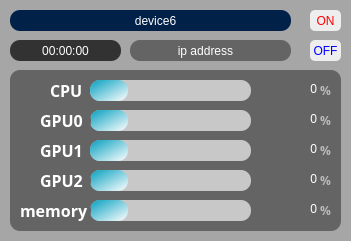
   <widget class="QFrame" name="frame_26">
    <property name="geometry">
     <rect>
      <x>780</x>
      <y>280</y>
      <width>351</width>
      <height>241</height>
     </rect>
    </property>
    <property name="layoutDirection">
     <enum>Qt::LayoutDirection::LeftToRight</enum>
    </property>
    <property name="styleSheet">
     <string notr="true">background-color:rgb(166, 166, 166);
border-style:solid;
border-radius: 5px;</string>
    </property>
    <property name="frameShape">
     <enum>QFrame::Shape::StyledPanel</enum>
    </property>
    <property name="frameShadow">
     <enum>QFrame::Shadow::Raised</enum>
    </property>
    <widget class="QFrame" name="frame_27">
     <property name="geometry">
      <rect>
       <x>10</x>
       <y>70</y>
       <width>331</width>
       <height>161</height>
      </rect>
     </property>
     <property name="styleSheet">
      <string notr="true">background-color:rgb(100, 100, 100);
border-style:solid;
border-radius: 10px;</string>
     </property>
     <property name="frameShape">
      <enum>QFrame::Shape::StyledPanel</enum>
     </property>
     <property name="frameShadow">
      <enum>QFrame::Shadow::Raised</enum>
     </property>
     <widget class="QLabel" name="cpu_name_66">
      <property name="geometry">
       <rect>
        <x>40</x>
        <y>10</y>
        <width>41</width>
        <height>21</height>
       </rect>
      </property>
      <property name="font">
       <font>
        <family>맑은 고딕</family>
        <pointsize>12</pointsize>
        <italic>false</italic>
        <bold>true</bold>
       </font>
      </property>
      <property name="styleSheet">
       <string notr="true">font: 700 12pt &quot;맑은 고딕&quot;;
color: rgb(255, 255, 255)</string>
      </property>
      <property name="text">
       <string>CPU</string>
      </property>
     </widget>
     <widget class="QLabel" name="cpu_usage_6">
      <property name="geometry">
       <rect>
        <x>256</x>
        <y>0</y>
        <width>51</width>
        <height>38</height>
       </rect>
      </property>
      <property name="layoutDirection">
       <enum>Qt::LayoutDirection::RightToLeft</enum>
      </property>
      <property name="styleSheet">
       <string notr="true">font: 700 18pt &quot;맑은 고딕&quot;;
color: rgb(255, 255, 255);</string>
      </property>
      <property name="text">
       <string>0</string>
      </property>
      <property name="alignment">
       <set>Qt::AlignmentFlag::AlignRight|Qt::AlignmentFlag::AlignTrailing|Qt::AlignmentFlag::AlignVCenter</set>
      </property>
     </widget>
     <widget class="QProgressBar" name="cpu_progressBar_6">
      <property name="geometry">
       <rect>
        <x>80</x>
        <y>10</y>
        <width>161</width>
        <height>21</height>
       </rect>
      </property>
      <property name="styleSheet">
       <string notr="true">QProgressBar{
	background-color : rgb(200, 200, 200);
	border-style:solid;
	border-radius: 10px;
	text-align: center;
}

QProgressBar::chunk{
	border-radius:10px;	
	
	background-color: qlineargradient(spread:pad, x1:0, y1:0, x2:1, y2:1, stop:0 rgba(6, 160, 191, 255), stop:1 rgba(255, 255, 255, 255));
		
}</string>
      </property>
      <property name="value">
       <number>24</number>
      </property>
      <property name="textVisible">
       <bool>false</bool>
      </property>
     </widget>
     <widget class="QLabel" name="cpu_name_67">
      <property name="geometry">
       <rect>
        <x>310</x>
        <y>10</y>
        <width>21</width>
        <height>21</height>
       </rect>
      </property>
      <property name="font">
       <font>
        <family>맑은 고딕</family>
        <pointsize>9</pointsize>
        <italic>false</italic>
        <bold>true</bold>
       </font>
      </property>
      <property name="styleSheet">
       <string notr="true">font: 700 9pt &quot;맑은 고딕&quot;;
color: rgb(186, 186, 186);</string>
      </property>
      <property name="text">
       <string>%</string>
      </property>
     </widget>
     <widget class="QProgressBar" name="gpu0_progressBar_6">
      <property name="geometry">
       <rect>
        <x>80</x>
        <y>40</y>
        <width>161</width>
        <height>21</height>
       </rect>
      </property>
      <property name="styleSheet">
       <string notr="true">QProgressBar{
	background-color : rgb(200, 200, 200);
	border-style:solid;
	border-radius: 10px;
	text-align: center;
}

QProgressBar::chunk{
	border-radius:10px;	
	
	background-color: qlineargradient(spread:pad, x1:0, y1:0, x2:1, y2:1, stop:0 rgba(6, 160, 191, 255), stop:1 rgba(255, 255, 255, 255));
		
}</string>
      </property>
      <property name="value">
       <number>24</number>
      </property>
      <property name="textVisible">
       <bool>false</bool>
      </property>
     </widget>
     <widget class="QLabel" name="gpu0_usage_6">
      <property name="geometry">
       <rect>
        <x>256</x>
        <y>30</y>
        <width>51</width>
        <height>38</height>
       </rect>
      </property>
      <property name="layoutDirection">
       <enum>Qt::LayoutDirection::RightToLeft</enum>
      </property>
      <property name="styleSheet">
       <string notr="true">font: 700 18pt &quot;맑은 고딕&quot;;
color: rgb(255, 255, 255);</string>
      </property>
      <property name="text">
       <string>0</string>
      </property>
      <property name="alignment">
       <set>Qt::AlignmentFlag::AlignRight|Qt::AlignmentFlag::AlignTrailing|Qt::AlignmentFlag::AlignVCenter</set>
      </property>
     </widget>
     <widget class="QLabel" name="cpu_name_68">
      <property name="geometry">
       <rect>
        <x>310</x>
        <y>40</y>
        <width>21</width>
        <height>21</height>
       </rect>
      </property>
      <property name="font">
       <font>
        <family>맑은 고딕</family>
        <pointsize>9</pointsize>
        <italic>false</italic>
        <bold>true</bold>
       </font>
      </property>
      <property name="styleSheet">
       <string notr="true">font: 700 9pt &quot;맑은 고딕&quot;;
color: rgb(186, 186, 186);</string>
      </property>
      <property name="text">
       <string>%</string>
      </property>
     </widget>
     <widget class="QLabel" name="cpu_name_69">
      <property name="geometry">
       <rect>
        <x>30</x>
        <y>40</y>
        <width>51</width>
        <height>21</height>
       </rect>
      </property>
      <property name="font">
       <font>
        <family>맑은 고딕</family>
        <pointsize>12</pointsize>
        <italic>false</italic>
        <bold>true</bold>
       </font>
      </property>
      <property name="styleSheet">
       <string notr="true">font: 700 12pt &quot;맑은 고딕&quot;;
color: rgb(255, 255, 255)</string>
      </property>
      <property name="text">
       <string>GPU0</string>
      </property>
     </widget>
     <widget class="QProgressBar" name="gpu1_progressBar_6">
      <property name="geometry">
       <rect>
        <x>80</x>
        <y>70</y>
        <width>161</width>
        <height>21</height>
       </rect>
      </property>
      <property name="styleSheet">
       <string notr="true">QProgressBar{
	background-color : rgb(200, 200, 200);
	border-style:solid;
	border-radius: 10px;
	text-align: center;
}

QProgressBar::chunk{
	border-radius:10px;	
	
	background-color: qlineargradient(spread:pad, x1:0, y1:0, x2:1, y2:1, stop:0 rgba(6, 160, 191, 255), stop:1 rgba(255, 255, 255, 255));
		
}</string>
      </property>
      <property name="value">
       <number>24</number>
      </property>
      <property name="textVisible">
       <bool>false</bool>
      </property>
     </widget>
     <widget class="QLabel" name="gpu1_usage_6">
      <property name="geometry">
       <rect>
        <x>256</x>
        <y>60</y>
        <width>51</width>
        <height>38</height>
       </rect>
      </property>
      <property name="layoutDirection">
       <enum>Qt::LayoutDirection::RightToLeft</enum>
      </property>
      <property name="styleSheet">
       <string notr="true">font: 700 18pt &quot;맑은 고딕&quot;;
color: rgb(255, 255, 255);</string>
      </property>
      <property name="text">
       <string>0</string>
      </property>
      <property name="alignment">
       <set>Qt::AlignmentFlag::AlignRight|Qt::AlignmentFlag::AlignTrailing|Qt::AlignmentFlag::AlignVCenter</set>
      </property>
     </widget>
     <widget class="QLabel" name="cpu_name_70">
      <property name="geometry">
       <rect>
        <x>310</x>
        <y>70</y>
        <width>21</width>
        <height>21</height>
       </rect>
      </property>
      <property name="font">
       <font>
        <family>맑은 고딕</family>
        <pointsize>9</pointsize>
        <italic>false</italic>
        <bold>true</bold>
       </font>
      </property>
      <property name="styleSheet">
       <string notr="true">font: 700 9pt &quot;맑은 고딕&quot;;
color: rgb(186, 186, 186);</string>
      </property>
      <property name="text">
       <string>%</string>
      </property>
     </widget>
     <widget class="QLabel" name="cpu_name_71">
      <property name="geometry">
       <rect>
        <x>30</x>
        <y>70</y>
        <width>41</width>
        <height>21</height>
       </rect>
      </property>
      <property name="font">
       <font>
        <family>맑은 고딕</family>
        <pointsize>12</pointsize>
        <italic>false</italic>
        <bold>true</bold>
       </font>
      </property>
      <property name="styleSheet">
       <string notr="true">font: 700 12pt &quot;맑은 고딕&quot;;
color: rgb(255, 255, 255)</string>
      </property>
      <property name="text">
       <string>GPU1</string>
      </property>
     </widget>
     <widget class="QProgressBar" name="gpu2_progressBar_6">
      <property name="geometry">
       <rect>
        <x>80</x>
        <y>100</y>
        <width>161</width>
        <height>21</height>
       </rect>
      </property>
      <property name="styleSheet">
       <string notr="true">QProgressBar{
	background-color : rgb(200, 200, 200);
	border-style:solid;
	border-radius: 10px;
	text-align: center;
}

QProgressBar::chunk{
	border-radius:10px;	
	
	background-color: qlineargradient(spread:pad, x1:0, y1:0, x2:1, y2:1, stop:0 rgba(6, 160, 191, 255), stop:1 rgba(255, 255, 255, 255));
		
}</string>
      </property>
      <property name="value">
       <number>24</number>
      </property>
      <property name="textVisible">
       <bool>false</bool>
      </property>
     </widget>
     <widget class="QLabel" name="gpu2_usage_6">
      <property name="geometry">
       <rect>
        <x>256</x>
        <y>90</y>
        <width>51</width>
        <height>38</height>
       </rect>
      </property>
      <property name="layoutDirection">
       <enum>Qt::LayoutDirection::RightToLeft</enum>
      </property>
      <property name="styleSheet">
       <string notr="true">font: 700 18pt &quot;맑은 고딕&quot;;
color: rgb(255, 255, 255);</string>
      </property>
      <property name="text">
       <string>0</string>
      </property>
      <property name="alignment">
       <set>Qt::AlignmentFlag::AlignRight|Qt::AlignmentFlag::AlignTrailing|Qt::AlignmentFlag::AlignVCenter</set>
      </property>
     </widget>
     <widget class="QLabel" name="cpu_name_72">
      <property name="geometry">
       <rect>
        <x>310</x>
        <y>100</y>
        <width>21</width>
        <height>21</height>
       </rect>
      </property>
      <property name="font">
       <font>
        <family>맑은 고딕</family>
        <pointsize>9</pointsize>
        <italic>false</italic>
        <bold>true</bold>
       </font>
      </property>
      <property name="styleSheet">
       <string notr="true">font: 700 9pt &quot;맑은 고딕&quot;;
color: rgb(186, 186, 186);</string>
      </property>
      <property name="text">
       <string>%</string>
      </property>
     </widget>
     <widget class="QLabel" name="cpu_name_73">
      <property name="geometry">
       <rect>
        <x>30</x>
        <y>100</y>
        <width>51</width>
        <height>21</height>
       </rect>
      </property>
      <property name="font">
       <font>
        <family>맑은 고딕</family>
        <pointsize>12</pointsize>
        <italic>false</italic>
        <bold>true</bold>
       </font>
      </property>
      <property name="styleSheet">
       <string notr="true">font: 700 12pt &quot;맑은 고딕&quot;;
color: rgb(255, 255, 255)</string>
      </property>
      <property name="text">
       <string>GPU2</string>
      </property>
     </widget>
     <widget class="QProgressBar" name="memory_progressBar_6">
      <property name="geometry">
       <rect>
        <x>80</x>
        <y>130</y>
        <width>161</width>
        <height>21</height>
       </rect>
      </property>
      <property name="styleSheet">
       <string notr="true">QProgressBar{
	background-color : rgb(200, 200, 200);
	border-style:solid;
	border-radius: 10px;
	text-align: center;
}

QProgressBar::chunk{
	border-radius:10px;	
	
	background-color: qlineargradient(spread:pad, x1:0, y1:0, x2:1, y2:1, stop:0 rgba(6, 160, 191, 255), stop:1 rgba(255, 255, 255, 255));
		
}</string>
      </property>
      <property name="value">
       <number>24</number>
      </property>
      <property name="textVisible">
       <bool>false</bool>
      </property>
     </widget>
     <widget class="QLabel" name="memory_usage_6">
      <property name="geometry">
       <rect>
        <x>256</x>
        <y>120</y>
        <width>51</width>
        <height>38</height>
       </rect>
      </property>
      <property name="layoutDirection">
       <enum>Qt::LayoutDirection::RightToLeft</enum>
      </property>
      <property name="styleSheet">
       <string notr="true">font: 700 18pt &quot;맑은 고딕&quot;;
color: rgb(255, 255, 255);</string>
      </property>
      <property name="text">
       <string>0</string>
      </property>
      <property name="alignment">
       <set>Qt::AlignmentFlag::AlignRight|Qt::AlignmentFlag::AlignTrailing|Qt::AlignmentFlag::AlignVCenter</set>
      </property>
     </widget>
     <widget class="QLabel" name="cpu_name_74">
      <property name="geometry">
       <rect>
        <x>310</x>
        <y>130</y>
        <width>21</width>
        <height>21</height>
       </rect>
      </property>
      <property name="font">
       <font>
        <family>맑은 고딕</family>
        <pointsize>9</pointsize>
        <italic>false</italic>
        <bold>true</bold>
       </font>
      </property>
      <property name="styleSheet">
       <string notr="true">font: 700 9pt &quot;맑은 고딕&quot;;
color: rgb(186, 186, 186);</string>
      </property>
      <property name="text">
       <string>%</string>
      </property>
     </widget>
     <widget class="QLabel" name="cpu_name_75">
      <property name="geometry">
       <rect>
        <x>10</x>
        <y>130</y>
        <width>71</width>
        <height>21</height>
       </rect>
      </property>
      <property name="font">
       <font>
        <family>맑은 고딕</family>
        <pointsize>12</pointsize>
        <italic>false</italic>
        <bold>true</bold>
       </font>
      </property>
      <property name="styleSheet">
       <string notr="true">font: 700 12pt &quot;맑은 고딕&quot;;
color: rgb(255, 255, 255)</string>
      </property>
      <property name="text">
       <string>memory</string>
      </property>
     </widget>
    </widget>
    <widget class="QFrame" name="frame_28">
     <property name="geometry">
      <rect>
       <x>10</x>
       <y>10</y>
       <width>281</width>
       <height>21</height>
      </rect>
     </property>
     <property name="styleSheet">
      <string notr="true">background-color: rgb(1, 33, 72);
border-style:solid;
border-radius: 10px;</string>
     </property>
     <property name="frameShape">
      <enum>QFrame::Shape::StyledPanel</enum>
     </property>
     <property name="frameShadow">
      <enum>QFrame::Shadow::Raised</enum>
     </property>
     <widget class="QLabel" name="gpu0_usage_24">
      <property name="geometry">
       <rect>
        <x>210</x>
        <y>80</y>
        <width>91</width>
        <height>31</height>
       </rect>
      </property>
      <property name="styleSheet">
       <string notr="true">font: 700 14pt &quot;맑은 고딕&quot;;</string>
      </property>
      <property name="text">
       <string>0%</string>
      </property>
     </widget>
     <widget class="QLabel" name="label_78">
      <property name="geometry">
       <rect>
        <x>170</x>
        <y>80</y>
        <width>81</width>
        <height>31</height>
       </rect>
      </property>
      <property name="styleSheet">
       <string notr="true">font: 700 14pt &quot;맑은 고딕&quot;;</string>
      </property>
      <property name="text">
       <string>0%</string>
      </property>
     </widget>
     <widget class="QLabel" name="label_79">
      <property name="geometry">
       <rect>
        <x>170</x>
        <y>110</y>
        <width>91</width>
        <height>31</height>
       </rect>
      </property>
      <property name="styleSheet">
       <string notr="true">font: 700 14pt &quot;맑은 고딕&quot;;</string>
      </property>
      <property name="text">
       <string>0%</string>
      </property>
     </widget>
     <widget class="QLabel" name="label_80">
      <property name="geometry">
       <rect>
        <x>30</x>
        <y>140</y>
        <width>131</width>
        <height>31</height>
       </rect>
      </property>
      <property name="styleSheet">
       <string notr="true">font: 700 14pt &quot;맑은 고딕&quot;;</string>
      </property>
      <property name="text">
       <string>MEMORY:</string>
      </property>
     </widget>
     <widget class="QLabel" name="memory_usage_24">
      <property name="geometry">
       <rect>
        <x>170</x>
        <y>140</y>
        <width>91</width>
        <height>31</height>
       </rect>
      </property>
      <property name="styleSheet">
       <string notr="true">font: 700 14pt &quot;맑은 고딕&quot;;</string>
      </property>
      <property name="text">
       <string>0%</string>
      </property>
     </widget>
     <widget class="QLabel" name="cpu_name_76">
      <property name="geometry">
       <rect>
        <x>280</x>
        <y>30</y>
        <width>21</width>
        <height>21</height>
       </rect>
      </property>
      <property name="font">
       <font>
        <family>맑은 고딕</family>
        <pointsize>12</pointsize>
        <italic>false</italic>
        <bold>true</bold>
       </font>
      </property>
      <property name="styleSheet">
       <string notr="true">font: 700 12pt &quot;맑은 고딕&quot;;
color: rgb(186, 186, 186);</string>
      </property>
      <property name="text">
       <string>%</string>
      </property>
     </widget>
     <widget class="QLabel" name="cpu_usage_28">
      <property name="geometry">
       <rect>
        <x>210</x>
        <y>20</y>
        <width>61</width>
        <height>51</height>
       </rect>
      </property>
      <property name="layoutDirection">
       <enum>Qt::LayoutDirection::RightToLeft</enum>
      </property>
      <property name="styleSheet">
       <string notr="true">font: 700 40pt &quot;맑은 고딕&quot;;
color: rgb(255, 255, 255);</string>
      </property>
      <property name="text">
       <string>0</string>
      </property>
      <property name="alignment">
       <set>Qt::AlignmentFlag::AlignRight|Qt::AlignmentFlag::AlignTrailing|Qt::AlignmentFlag::AlignVCenter</set>
      </property>
     </widget>
     <widget class="QLabel" name="cpu_usage_29">
      <property name="geometry">
       <rect>
        <x>100</x>
        <y>0</y>
        <width>91</width>
        <height>21</height>
       </rect>
      </property>
      <property name="layoutDirection">
       <enum>Qt::LayoutDirection::RightToLeft</enum>
      </property>
      <property name="styleSheet">
       <string notr="true">font: 700 11pt &quot;맑은 고딕&quot;;
color: rgb(255, 255, 255);</string>
      </property>
      <property name="text">
       <string>device6</string>
      </property>
      <property name="alignment">
       <set>Qt::AlignmentFlag::AlignCenter</set>
      </property>
     </widget>
    </widget>
    <widget class="QFrame" name="frame_29">
     <property name="geometry">
      <rect>
       <x>10</x>
       <y>40</y>
       <width>111</width>
       <height>21</height>
      </rect>
     </property>
     <property name="styleSheet">
      <string notr="true">background-color:rgb(50, 50, 50);
border-style:solid;
border-radius: 10px;</string>
     </property>
     <property name="frameShape">
      <enum>QFrame::Shape::StyledPanel</enum>
     </property>
     <property name="frameShadow">
      <enum>QFrame::Shadow::Raised</enum>
     </property>
     <widget class="QLabel" name="gpu0_usage_25">
      <property name="geometry">
       <rect>
        <x>210</x>
        <y>80</y>
        <width>91</width>
        <height>31</height>
       </rect>
      </property>
      <property name="styleSheet">
       <string notr="true">font: 700 14pt &quot;맑은 고딕&quot;;</string>
      </property>
      <property name="text">
       <string>0%</string>
      </property>
     </widget>
     <widget class="QLabel" name="label_81">
      <property name="geometry">
       <rect>
        <x>170</x>
        <y>80</y>
        <width>81</width>
        <height>31</height>
       </rect>
      </property>
      <property name="styleSheet">
       <string notr="true">font: 700 14pt &quot;맑은 고딕&quot;;</string>
      </property>
      <property name="text">
       <string>0%</string>
      </property>
     </widget>
     <widget class="QLabel" name="label_82">
      <property name="geometry">
       <rect>
        <x>170</x>
        <y>110</y>
        <width>91</width>
        <height>31</height>
       </rect>
      </property>
      <property name="styleSheet">
       <string notr="true">font: 700 14pt &quot;맑은 고딕&quot;;</string>
      </property>
      <property name="text">
       <string>0%</string>
      </property>
     </widget>
     <widget class="QLabel" name="label_83">
      <property name="geometry">
       <rect>
        <x>30</x>
        <y>140</y>
        <width>131</width>
        <height>31</height>
       </rect>
      </property>
      <property name="styleSheet">
       <string notr="true">font: 700 14pt &quot;맑은 고딕&quot;;</string>
      </property>
      <property name="text">
       <string>MEMORY:</string>
      </property>
     </widget>
     <widget class="QLabel" name="memory_usage_25">
      <property name="geometry">
       <rect>
        <x>170</x>
        <y>140</y>
        <width>91</width>
        <height>31</height>
       </rect>
      </property>
      <property name="styleSheet">
       <string notr="true">font: 700 14pt &quot;맑은 고딕&quot;;</string>
      </property>
      <property name="text">
       <string>0%</string>
      </property>
     </widget>
     <widget class="QLabel" name="cpu_name_77">
      <property name="geometry">
       <rect>
        <x>280</x>
        <y>30</y>
        <width>21</width>
        <height>21</height>
       </rect>
      </property>
      <property name="font">
       <font>
        <family>맑은 고딕</family>
        <pointsize>12</pointsize>
        <italic>false</italic>
        <bold>true</bold>
       </font>
      </property>
      <property name="styleSheet">
       <string notr="true">font: 700 12pt &quot;맑은 고딕&quot;;
color: rgb(186, 186, 186);</string>
      </property>
      <property name="text">
       <string>%</string>
      </property>
     </widget>
     <widget class="QLabel" name="cpu_usage_30">
      <property name="geometry">
       <rect>
        <x>210</x>
        <y>20</y>
        <width>61</width>
        <height>51</height>
       </rect>
      </property>
      <property name="layoutDirection">
       <enum>Qt::LayoutDirection::RightToLeft</enum>
      </property>
      <property name="styleSheet">
       <string notr="true">font: 700 40pt &quot;맑은 고딕&quot;;
color: rgb(255, 255, 255);</string>
      </property>
      <property name="text">
       <string>0</string>
      </property>
      <property name="alignment">
       <set>Qt::AlignmentFlag::AlignRight|Qt::AlignmentFlag::AlignTrailing|Qt::AlignmentFlag::AlignVCenter</set>
      </property>
     </widget>
     <widget class="QLabel" name="elapsed_time_6">
      <property name="geometry">
       <rect>
        <x>10</x>
        <y>0</y>
        <width>91</width>
        <height>21</height>
       </rect>
      </property>
      <property name="layoutDirection">
       <enum>Qt::LayoutDirection::RightToLeft</enum>
      </property>
      <property name="styleSheet">
       <string notr="true">font: 700 11pt &quot;맑은 고딕&quot;;
color: rgb(255, 255, 255);</string>
      </property>
      <property name="text">
       <string>00:00:00</string>
      </property>
      <property name="alignment">
       <set>Qt::AlignmentFlag::AlignCenter</set>
      </property>
     </widget>
    </widget>
    <widget class="QFrame" name="frame_30">
     <property name="geometry">
      <rect>
       <x>130</x>
       <y>40</y>
       <width>161</width>
       <height>21</height>
      </rect>
     </property>
     <property name="styleSheet">
      <string notr="true">background-color:rgb(100, 100, 100);
border-style:solid;
border-radius: 10px;</string>
     </property>
     <property name="frameShape">
      <enum>QFrame::Shape::StyledPanel</enum>
     </property>
     <property name="frameShadow">
      <enum>QFrame::Shadow::Raised</enum>
     </property>
     <widget class="QLabel" name="gpu0_usage_26">
      <property name="geometry">
       <rect>
        <x>210</x>
        <y>80</y>
        <width>91</width>
        <height>31</height>
       </rect>
      </property>
      <property name="styleSheet">
       <string notr="true">font: 700 14pt &quot;맑은 고딕&quot;;</string>
      </property>
      <property name="text">
       <string>0%</string>
      </property>
     </widget>
     <widget class="QLabel" name="label_84">
      <property name="geometry">
       <rect>
        <x>170</x>
        <y>80</y>
        <width>81</width>
        <height>31</height>
       </rect>
      </property>
      <property name="styleSheet">
       <string notr="true">font: 700 14pt &quot;맑은 고딕&quot;;</string>
      </property>
      <property name="text">
       <string>0%</string>
      </property>
     </widget>
     <widget class="QLabel" name="label_85">
      <property name="geometry">
       <rect>
        <x>170</x>
        <y>110</y>
        <width>91</width>
        <height>31</height>
       </rect>
      </property>
      <property name="styleSheet">
       <string notr="true">font: 700 14pt &quot;맑은 고딕&quot;;</string>
      </property>
      <property name="text">
       <string>0%</string>
      </property>
     </widget>
     <widget class="QLabel" name="label_86">
      <property name="geometry">
       <rect>
        <x>30</x>
        <y>140</y>
        <width>131</width>
        <height>31</height>
       </rect>
      </property>
      <property name="styleSheet">
       <string notr="true">font: 700 14pt &quot;맑은 고딕&quot;;</string>
      </property>
      <property name="text">
       <string>MEMORY:</string>
      </property>
     </widget>
     <widget class="QLabel" name="memory_usage_26">
      <property name="geometry">
       <rect>
        <x>170</x>
        <y>140</y>
        <width>91</width>
        <height>31</height>
       </rect>
      </property>
      <property name="styleSheet">
       <string notr="true">font: 700 14pt &quot;맑은 고딕&quot;;</string>
      </property>
      <property name="text">
       <string>0%</string>
      </property>
     </widget>
     <widget class="QLabel" name="cpu_name_78">
      <property name="geometry">
       <rect>
        <x>280</x>
        <y>30</y>
        <width>21</width>
        <height>21</height>
       </rect>
      </property>
      <property name="font">
       <font>
        <family>맑은 고딕</family>
        <pointsize>12</pointsize>
        <italic>false</italic>
        <bold>true</bold>
       </font>
      </property>
      <property name="styleSheet">
       <string notr="true">font: 700 12pt &quot;맑은 고딕&quot;;
color: rgb(186, 186, 186);</string>
      </property>
      <property name="text">
       <string>%</string>
      </property>
     </widget>
     <widget class="QLabel" name="cpu_usage_31">
      <property name="geometry">
       <rect>
        <x>210</x>
        <y>20</y>
        <width>61</width>
        <height>51</height>
       </rect>
      </property>
      <property name="layoutDirection">
       <enum>Qt::LayoutDirection::RightToLeft</enum>
      </property>
      <property name="styleSheet">
       <string notr="true">font: 700 40pt &quot;맑은 고딕&quot;;
color: rgb(255, 255, 255);</string>
      </property>
      <property name="text">
       <string>0</string>
      </property>
      <property name="alignment">
       <set>Qt::AlignmentFlag::AlignRight|Qt::AlignmentFlag::AlignTrailing|Qt::AlignmentFlag::AlignVCenter</set>
      </property>
     </widget>
     <widget class="QLabel" name="client_ip_address_6">
      <property name="geometry">
       <rect>
        <x>30</x>
        <y>0</y>
        <width>91</width>
        <height>21</height>
       </rect>
      </property>
      <property name="layoutDirection">
       <enum>Qt::LayoutDirection::RightToLeft</enum>
      </property>
      <property name="styleSheet">
       <string notr="true">font: 700 10pt &quot;맑은 고딕&quot;;
color: rgb(255, 255, 255);</string>
      </property>
      <property name="text">
       <string>ip address</string>
      </property>
      <property name="alignment">
       <set>Qt::AlignmentFlag::AlignCenter</set>
      </property>
     </widget>
    </widget>
    <widget class="QPushButton" name="onButton_11">
     <property name="geometry">
      <rect>
       <x>310</x>
       <y>40</y>
       <width>31</width>
       <height>21</height>
      </rect>
     </property>
     <property name="styleSheet">
      <string notr="true">font: 700 7pt &quot;맑은 고딕&quot;;
background-color:rgb(238, 238, 238);
color:rgb(0, 0, 255)</string>
     </property>
     <property name="text">
      <string>OFF</string>
     </property>
    </widget>
    <widget class="QPushButton" name="onButton_12">
     <property name="geometry">
      <rect>
       <x>310</x>
       <y>10</y>
       <width>31</width>
       <height>21</height>
      </rect>
     </property>
     <property name="styleSheet">
      <string notr="true">font: 700 7pt &quot;맑은 고딕&quot;;
background-color:rgb(238, 238, 238);
color:rgb(255, 0, 0)</string>
     </property>
     <property name="text">
      <string>ON</string>
     </property>
    </widget>
   </widget>
